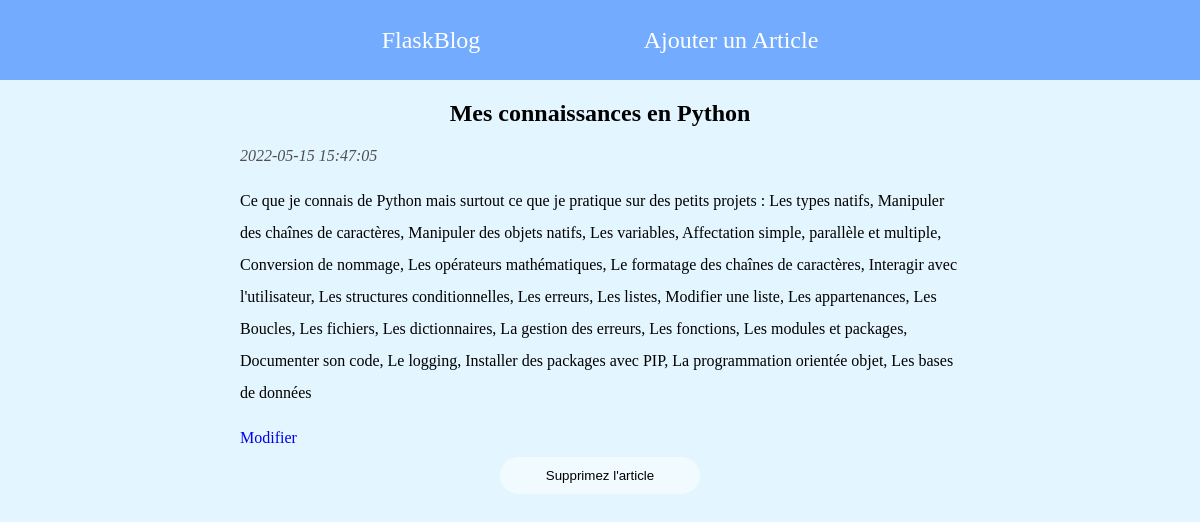
The page /5 on the database its author committed.
### tables this page shows
CREATE TABLE posts (
    id INTEGER PRIMARY KEY AUTOINCREMENT,
    created TIMESTAMP NOT NULL DEFAULT CURRENT_TIMESTAMP,
    title TEXT NOT NULL,
    content TEXT NOT NULL
);

### __init__.py (the view)
@app.route('/<int:post_id>')
def post(post_id):
    post = get_db_post(post_id)
    return render_template('blog/post.html', post=post)

### __init__.py (called while the page is built)
def get_db_connection():
    connection = sqlite3.connect('database.db')
    connection.row_factory = sqlite3.Row
    return connection

def get_db_post(post_id):
    dict_post_id = {"id" : post_id}
    conn = get_db_connection()
    post = conn.execute('SELECT * FROM posts WHERE id = :id', dict_post_id).fetchone()
    conn.close()
    if post is None:
        abort(404)
    return post

### templates/blog/post.html
{% extends 'base.html' %}
{% block content %}
<div class="post">
    <h2>{% block title %} {{ post['title'] }} {% endblock %}</h2>
    <span>{{ post['created'] }}</span>
    <p>{{ post['content'] }}</p>
    <a href="{{ url_for('edit', id=post['id']) }}">Modifier</a>
    <form action="{{ url_for('delete', id=post['id']) }}" method="POST">
        <input type="submit" class="button" value="Supprimez l'article" onclick="return confirm('Are you sure you want to delete this post?')">
    </form>
</div>
{% endblock %}

### static/css/style.css (style rules this page uses)
* { padding: 0; margin: 0; }
body { background-color: #e3f5ff; }
h1, h2 { text-align: center; padding: 20px; }
form { display: flex; flex-direction: column; width: 50%; margin: 0 auto; }
form input, form textarea { border: 1px solid transparent; padding: 20px; margin-top: 10px; background-color: rgba(255, 255, 255, 0.486); }
form label, .post span { font-style: italic; color:rgb(78, 78, 78); margin: 10px 0; }
form button, .button { width: 200px; margin: 0 auto; padding: 10px; margin-top: 10px; background-color: rgba(255, 255, 255, 0.486); border-radius:20px; }
.posts a, .post a { text-decoration: none; }
.post { margin: 0 20%; }
.post p { margin: 20px 0; line-height: 2rem; }

### rows shown on the page
posts: title "Mes connaissances en Python", created "2022-05-15 15:47:05", content "Ce que je connais de Python mais surtout ce que je pratique sur des petits projets : Les types natifs, Manipuler des chaînes de caractères, Manipuler des objets natifs, Les variables, Affectation simple, parallèle et multiple, Conversion de nommage, Les opérateurs mathématiques, Le formatage des chaînes de caractères, Interagir avec l'utilisateur, Les structures conditionnelles, Les erreurs, Les listes, Modifier une liste, Les appartenances, Les Boucles, Les fichiers, Les dictionnaires, La gestion des erreurs, Les fonctions, Les modules et packages, Documenter son code, Le logging, Installer des packages avec PIP, La programmation orientée objet, Les bases de données"
